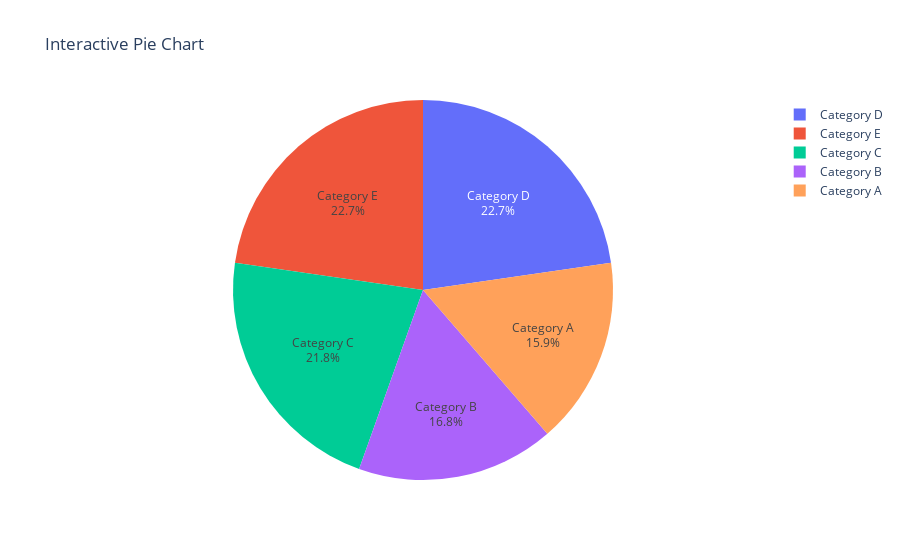

Notebook cell for this chart:
### Markdown cell above
## Q20

### Code cell
import plotly.graph_objects as go
import numpy as np

# Generate random data
np.random.seed(0)  # For reproducibility
labels = ['Category A', 'Category B', 'Category C', 'Category D', 'Category E']
values = np.random.randint(10, 100, size=len(labels))

# Create a pie chart
fig = go.Figure(data=[go.Pie(
    labels=labels,
    values=values,
    textinfo='label+percent',  # Shows labels and percentages
    automargin=True
)])

# Update the layout
fig.update_layout(
    title='Interactive Pie Chart'
)

# Show the plot
fig.show()

### Figure 1 — Plotly figure (JSON) as saved in the notebook; plotly's stock layout.template omitted (floating-point values rounded to 4 significant figures)
{"data": [{"automargin": true, "labels": ["Category A", "Category B", "Category C", "Category D", "Category E"], "textinfo": "label+percent", "type": "pie", "values": [54, 57, 74, 77, 77]}], "layout": {"autosize": true, "title": {"text": "Interactive Pie Chart"}}}
